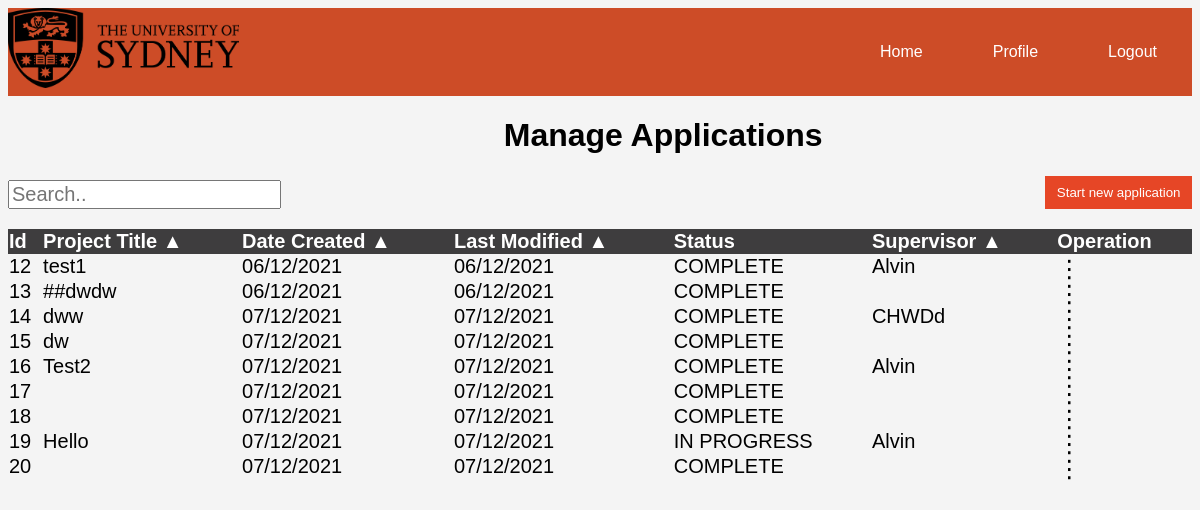
/managelist/ (signed in), run on the app's committed database.
### accounts/models.py (models this page shows, shortened)
class Application(models.Model):
    id = models.IntegerField(
        primary_key=True, unique=True, editable=False, null=False)
    date_created = models.DateField(auto_now_add=True)
    last_modified = models.DateField(auto_now=True)
    user = models.ForeignKey(User, on_delete=models.CASCADE)
    title = models.TextField(max_length=200, null=True)
    supervisor = models.TextField(max_length=150, null=True)
    status = models.TextField(max_length=20, null=True, default="IN PROGRESS")
    PIS_rt = RichTextField(blank=True, null=True, default=default_PIS_data)
    PCF_rt = RichTextField(blank=True, null=True, default=default_PCF_data)

### accounts/decorators.py (the view)
        def wrapper_func(request, *args, **kwargs):
            group = None
            if request.user.groups.exists():
                group = request.user.groups.all()[0].name
            if group in allowed_roles:
                return view_func(request, *args, **kwargs)
            return redirect('login')

### managelist/views.py (called while the page is built)
@login_required(login_url='login')
@allowed_users(allowed_roles=['researcher'])
def managelistPage(request):
    applications = Application.objects.filter(user=request.user)
    context = {'applications': applications}
    return render(request, 'managelist.html', context)

### managelist/templates/managelist.html (shortened to what this page needs)
{% extends "base.html" %}
{% block others %}
{% load static %}
<link rel="stylesheet" type="text/css" href="{% static 'managelist/style.css' %}">
 {% endblock %}
{% block content %}
<div class = "container">
    <div class = "item-1"><h1> Manage Applications </h1></div>
      <div class = "item-2">
        <input type="text" id = "search"
        name = "search_item"  placeholder="Search..">
      </div>
      <div class = "item-3">
        <a href="{% url 'qualifierwelcome' %}"><button class = start_new_app_button type="button" name="start">Start new application</button></a>
      </div>
      <div class = "item-4">
        <table class = "applicationlist" id = "sort_application">
            <thead>
              <th>Id</th>
              <th class = "sort_col" data-column = 1 data-order = "DESC" name="Project Title">Project Title &#x25B2</th>
              <th class = "sort_col" data-column = 2 data-order = "DESC" name="Date Created">Date Created &#x25B2</th>
              <th class = "sort_col" data-column = 3 data-order = "DESC" name="Last Modified">Last Modified &#x25B2</th>
              <th>Status</th>
              <th class = "sort_col" data-column = 5 data-order = "DESC" name="Supervisor">Supervisor &#x25B2</th>
              <th colspan="2">Operation</th>
            </thead>
            <tbody>
            {% for item in applications %}
            <tr class = "row">
                <td>{{item.id}}</td>
                <td>{{item.title}}</td>
                <td>{{ item.date_created|date:"d/m/Y" }}</td>
                <td>{{item.last_modified|date:"d/m/Y" }}</td>
                <td>{{item.status}}</td>
                <td>{{item.supervisor}}</td>
                <td class = "Operations">
                  <div class = "threedots"><p>&#8942;</p></div>
              </td>
            </tr>
            {% endfor %}
          </tbody>
          </table>
      </div>
</div>
{% endblock %}

### managelist/static/managelist/navstyle.css (style rules this page uses)
* { font-family: sans-serif; }

### managelist/static/managelist/style.css (style rules this page uses)
body { background-color:#F4F4F4; }
.container { display: grid; grid-template-columns: auto; grid-template-rows: auto; grid-template-areas: ". Title Title ." "search . . new" "app_table app_table app_table app_table"; }
.item-1 { grid-area: Title; justify-self: center; }
.item-2 { grid-area: search; align-self: end; margin-bottom: 20px; }
.item-3 { grid-area: new; justify-self: end; margin-bottom: 20px; }
.item-4 { grid-area: app_table; }
.item-2 #search { font-size:20px; }
.applicationlist { border-collapse: collapse; font-size: 20px; min-width: 100%; overflow: hidden; }
thead { background-color: #3e3d3e; color: #ffffff; text-align: left; }
.Operations { display:inline-block; position:absolute; }
.Operations div { display: inline-block; vertical-align: top; }
.threedots { cursor: pointer; }
.Operations div p { font-size: 24px; padding:0; margin: 0; }
.start_new_app_button { color:#ffffff; background:#e64626; border: 0em; height: 2.5em; width: 11em; }

### data on the page
Application: id "12", title "test1", date_created "06/12/2021", last_modified "06/12/2021", status "COMPLETE", supervisor "Alvin"
Application: id "13", title "##dwdw", date_created "06/12/2021", last_modified "06/12/2021", status "COMPLETE"
Application: id "14", title "dww", date_created "07/12/2021", last_modified "07/12/2021", status "COMPLETE", supervisor "CHWDd"
Application: id "15", title "dw", date_created "07/12/2021", last_modified "07/12/2021", status "COMPLETE"
Application: id "16", title "Test2", date_created "07/12/2021", last_modified "07/12/2021", status "COMPLETE", supervisor "Alvin"
Application: id "17", date_created "07/12/2021", last_modified "07/12/2021", status "COMPLETE"
Application: id "18", date_created "07/12/2021", last_modified "07/12/2021", status "COMPLETE"
Application: id "19", title "Hello", date_created "07/12/2021", last_modified "07/12/2021", status "IN PROGRESS", supervisor "Alvin"
Application: id "20", date_created "07/12/2021", last_modified "07/12/2021", status "COMPLETE"
